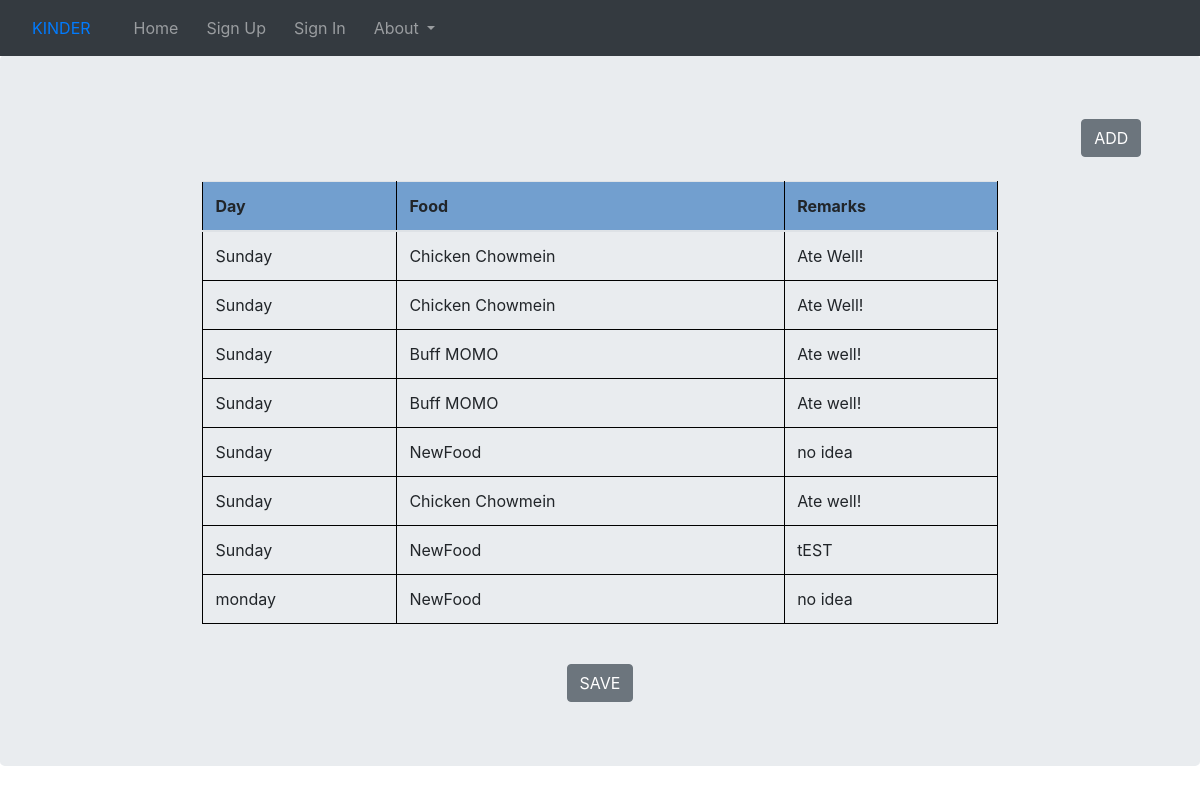
Page /home/food/ on the earlier database version.
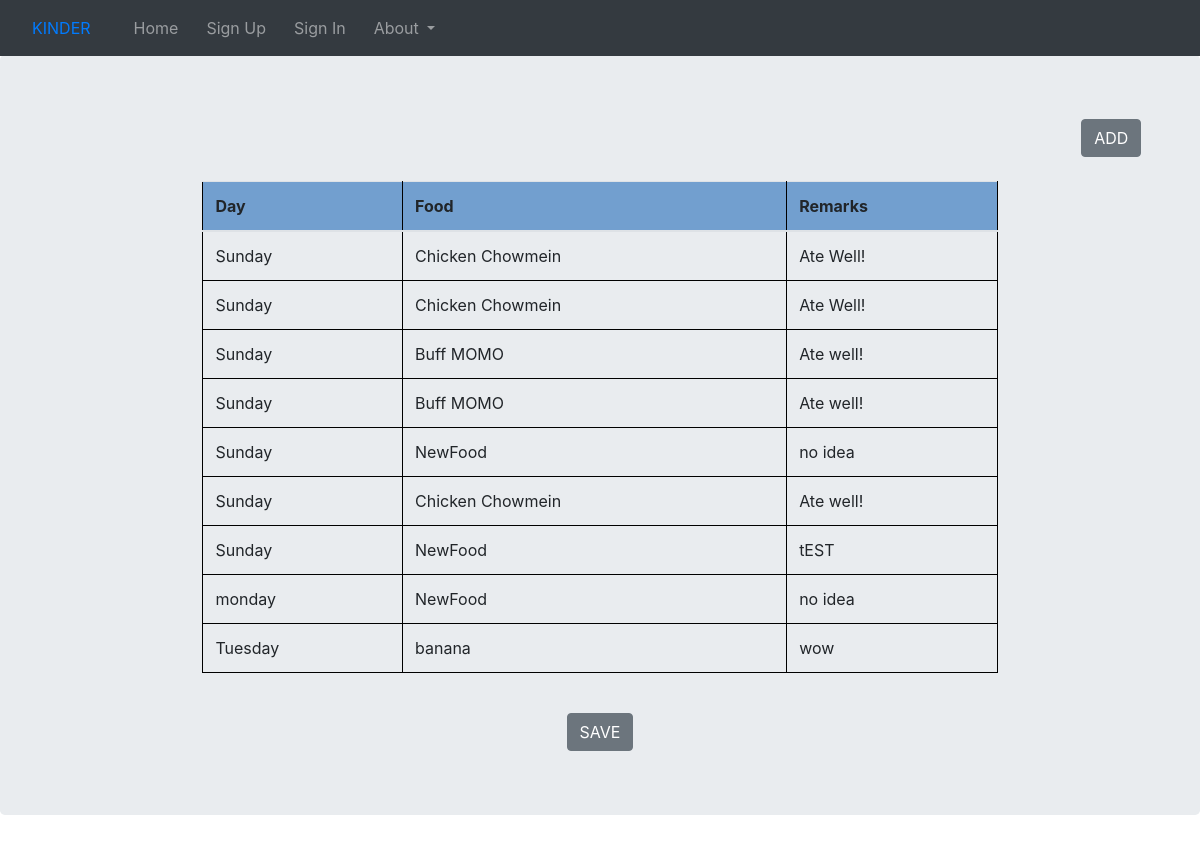
Same page on the later database version.
### second/models.py (models this page shows, shortened)
class Food(models.Model):
    day = models.CharField(max_length=30, null=True)
    food = models.CharField(max_length=30, null=True)
    remarks = models.CharField(max_length=30, null=True)

### second/views.py (the view)
# urls.py: path('food/', views.food, name='food'),
def food(request):
    context = {
        'food': Food.objects.all()
    }
    return render(request, 'food.html', context)

### second/templates/food.html (shortened to what this page needs)
{% extends "base1.html" %}
{% block base2 %}
<!DOCTYPE html>
<html lang="en">
<head>
</head>
<body style="padding-top: 55px;">
<div class="jumbotron">
        <center>
        <button class='btn btn-secondary' onclick="location.href='{% url 'add_food' %}'" style="margin-left:90%;">ADD</button>
        <br>
        <br>
        <table class="table table-hover" id="myTable" style="width: 70%">
          <caption>{{f.full_name}}</caption>
            <thead class="thead-gray">
                <tr>
                    <th>Day</th>
                    <th>Food</th>
                    <th>Remarks</th>
                </tr>
                </thead>
                <tbody>
                {% for f in food %}
                  <tr>
                      <td>{{f.day}}</td>
                      <td>{{f.food}}</td>
                      <td>{{f.remarks}}</td>
                  </tr>
                  {% endfor %}
                </tbody>
        </table>
        <button class='attendance-save btn btn-secondary' type='submit'>SAVE</button>
        </center>
</div>
</body>
</html>
{% endblock %}

Differences in the rows shown:
added Food: day "Tuesday", food "banana", remarks "wow"
